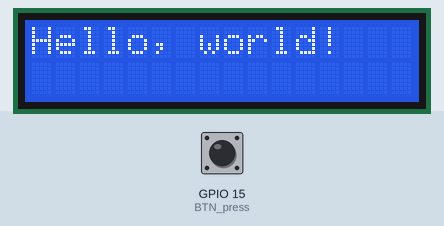
This sketch was run on a simulated ESP8266 (Wemos D1 mini). On the bench: 16×2 character LCD. The inputs (shaded band) are chosen by the test bench; at power-on: GPIO 15 (BTN_press) LOW. WiFi joins after 1.5 s; servers stay silent unless stated; network time is answered at once with the bench clock; the local clock reads 2024-03-15 10:24:30 at power-on unless the sketch sets it; what the sketch prints to the serial monitor is not drawn. At 5.8 s the program restarts the board; the recording ends there.

Above: at 0.1 s.
At 4.2 s:
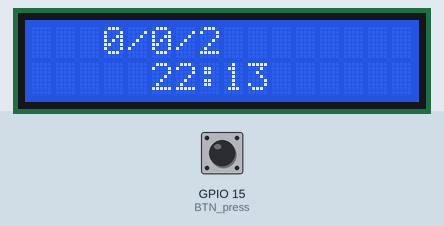
4.3 s: GPIO 15 (BTN_press) pulled HIGH for 3.2 s
Timing chart, 0 to 5.8 s (numbered marks = the images above; inputs shaded):
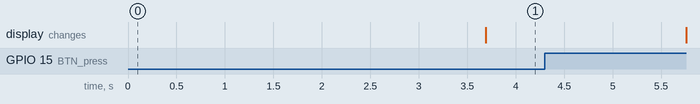

Measured:
- after the input at 4.3 s, every drawn part: stays the same

The sketch:

Wemos.ino
```cpp
#include <Wire.h>
#include <ThreeWire.h>
#include <SoftwareSerial.h>
#include <LiquidCrystal_I2C.h>
#include <RtcDS1302.h>
#include <NTPClient.h>
#include <ESP8266WiFi.h>
#include <WiFiUdp.h>

//WIFI
const char* ssid = "ssid";
const char* password = "";
WiFiUDP UDP;
NTPClient timeClient(UDP, "kr.pool.ntp.org", 32400, 3600000);
//최소 1시간을 간격으로 업데이트 시도, 1시간 이전에는 update()를 호출해도 실행하지 않음

//RTC
const int RC_RST = 4;                      //주황 D4
const int RC_DAT = 14;                     //빨강 D5
const int RC_CLK = 12;                     //갈색 D6
ThreeWire myWire(RC_DAT, RC_CLK, RC_RST);  // IO, SCLK, CE
RtcDS1302<ThreeWire> RTC(myWire);

//BT
const int BL_RX = 13;             // 초록 D7
const int BL_TX = 0;              // 파랑 D8
SoftwareSerial BT(BL_TX, BL_RX);  //보드 RX와 BT모듈 TX, 보드 TX와 BT모듈 RX 연결

//LCD
const int LCD_SDA = 4;               //파랑 D14
const int LCD_SCL = 5;               //초록 D15
LiquidCrystal_I2C LCD(0x27, 16, 2);  // I2C 어댑터 모듈 주소와 LCD 모듈 행과 열 수를 지정

//지문인식

//버튼

//부저
bool SOUND = false;

//OTP
const int OTP_SERIAL = 1004;
int YEAR, MONTH, DATE, HOUR, MINUTE, SECOND = 0;

void setup() {
  Serial.begin(9600);
  Serial.setDebugOutput(true);
  BT_init();
  RTC_init();
  LCD_init();
  WIFI_NTP_init();
  // pinMode(15, PULL);
}

void loop() {
  delay(1000);
  BT_TxRx();     //블루투스 송수신, 매 초마다 실행
  NTP_update();  //ntp 업데이트 및 시간 출력

  static unsigned long last_rtc_update = 0;
  unsigned long current_time = millis();
  if (current_time - last_rtc_update >= 5000) {
    last_rtc_update = current_time;
    RTC_refresh();
  }

  get_NTP();
  LCD_print(BTN_press());
}

//블루투스 초기화 및 송수신
void BT_init() {
  BT.begin(9600);
}
void BT_TxRx() {
  //시리얼 모니터에 수신 내역 출력
  while (BT.available()) {
    Serial.write(BT.read());
  }
  //시리얼 모니터에 입력한 문자열 BT 송신
  while (Serial.available()) {
    BT.write(Serial.read());
  }

  String message = BT.readString();
  Serial.write("\n");
  Serial.print(message);
  if (message.equals("getSerialNumgetSerialNum")) {
    BT.write(OTP_SERIAL);
    Serial.println("serial tx");
  }
}

//와이파이 및 NTP 초기화
void WIFI_NTP_init() {
  WiFi.disconnect();
  WiFi.setOutputPower(19.25);
  // WiFi.forceSleepWake();
  // WiFi.setSleepMode(WIFI_NONE_SLEEP);
  WiFi.mode(WIFI_STA);
  WiFi.begin(ssid, password);
  // WiFi.setAutoConnect(true);//자동 연결 설정
  // WiFi.setAutoReconnect(true);//자동 재연결 설정
  while (WiFi.status() != WL_CONNECTED) {
    delay(500);
    Serial.print(".");
  }
  Serial.println("");
  Serial.println("WIFI CONNECTED");
  timeClient.begin();
  timeClient.update();
}

//NTP 업데이트 및 전역 변수(시간정보)에 전달
void NTP_update() {
  Serial.println(timeClient.getFormattedTime());
}
void get_NTP() {
  DATE = timeClient.getDay();
  HOUR = timeClient.getHours();
  MINUTE = timeClient.getMinutes();
  SECOND = timeClient.getSeconds();
  String s1 = " ";
  String s2 = ":";
  String date = MONTH + s1 + DATE + s1 + YEAR;
  String time = HOUR + s2 + MINUTE + s2 + SECOND;
}

//RTC 초기화 및 출력
void RTC_init() {
  RTC.Begin();
  RtcDateTime compiled = RtcDateTime(__DATE__, __TIME__);  //컴파일한 시간으로 설정
  RTC.SetDateTime(compiled);
}
void RTC_print() {
  RtcDateTime now = RTC.GetDateTime();
  Serial.print(now.Year(), DEC);
  Serial.print('/');
  Serial.print(now.Month(), DEC);
  Serial.print('/');
  Serial.print(now.Day(), DEC);
  Serial.print(' ');
  Serial.print(now.Hour(), DEC);
  Serial.print(':');
  Serial.print(now.Minute(), DEC);
  Serial.print(':');
  Serial.print(now.Second(), DEC);
  Serial.println();
}
void RTC_refresh() {
  //RTC에 NTP로 받아온 시간을 넣어서 보정해야함
}

//LCD 초기화 및 버튼 입력시 otp 10초간 출력
void LCD_init() {
  LCD.init();                  // LCD 모듈 초기화
  LCD.backlight();             // 백라이트 켜기
  LCD.print("Hello, world!");  // 초기값
}
void LCD_print(bool show) {
  if (show == true) {
    LCD.init();
    LCD.print(get_otp());
    delay(10000);
  } else {
    LCD.init();
    LCD.setCursor(0, 0);
    LCD.print("   ");
    LCD.print(YEAR);
    LCD.print("/");
    LCD.print(MONTH);
    LCD.print("/");
    LCD.print(DATE);
    LCD.setCursor(0, 1);
    LCD.print("     ");
    LCD.print(HOUR);
    LCD.print(":");
    LCD.print(MINUTE);
  }
}

//버튼
bool BTN_press() {
  Serial.println(digitalRead(15));
  if (digitalRead(15) == 1) {
    return true;
  } else {
    return false;
  }
}

//OTP 생성
int get_otp() {
  long otp = OTP_SERIAL * YEAR * MONTH * DATE * HOUR * MINUTE;
  bool check = true;
  while (check) {
    if (otp > 1000000)
      otp = otp / 10;
    else if (otp < 99999)
      otp = otp * 10;
    else
      check = false;
  }
  return otp;
}
```
